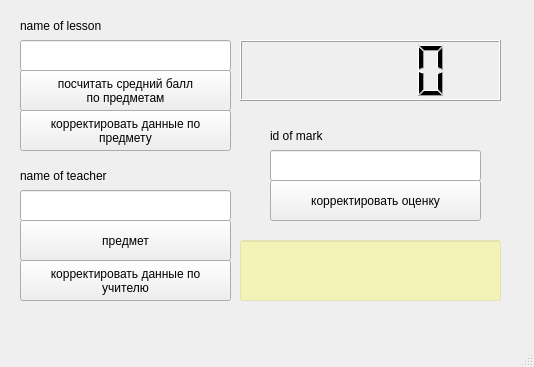
<?xml version="1.0" encoding="UTF-8"?>
<ui version="4.0">
 <class>MainWindow</class>
 <widget class="QMainWindow" name="MainWindow">
  <property name="enabled">
   <bool>true</bool>
  </property>
  <property name="geometry">
   <rect>
    <x>0</x>
    <y>0</y>
    <width>534</width>
    <height>367</height>
   </rect>
  </property>
  <property name="windowTitle">
   <string>MainWindow</string>
  </property>
  <property name="styleSheet">
   <string notr="true"/>
  </property>
  <widget class="QWidget" name="centralwidget">
   <widget class="QLineEdit" name="name_teacher">
    <property name="enabled">
     <bool>true</bool>
    </property>
    <property name="geometry">
     <rect>
      <x>20</x>
      <y>190</y>
      <width>211</width>
      <height>31</height>
     </rect>
    </property>
    <property name="text">
     <string/>
    </property>
    <property name="clearButtonEnabled">
     <bool>false</bool>
    </property>
   </widget>
   <widget class="QPushButton" name="from_teacher">
    <property name="geometry">
     <rect>
      <x>20</x>
      <y>220</y>
      <width>211</width>
      <height>41</height>
     </rect>
    </property>
    <property name="text">
     <string>предмет</string>
    </property>
   </widget>
   <widget class="QPushButton" name="corr_data_teacher">
    <property name="geometry">
     <rect>
      <x>20</x>
      <y>260</y>
      <width>211</width>
      <height>41</height>
     </rect>
    </property>
    <property name="text">
     <string>корректировать данные по
учителю</string>
    </property>
   </widget>
   <widget class="QLineEdit" name="lineEdit_2">
    <property name="enabled">
     <bool>false</bool>
    </property>
    <property name="geometry">
     <rect>
      <x>240</x>
      <y>240</y>
      <width>261</width>
      <height>61</height>
     </rect>
    </property>
    <property name="font">
     <font>
      <pointsize>18</pointsize>
     </font>
    </property>
    <property name="styleSheet">
     <string notr="true">background-color: rgba(255, 255, 0, 60)</string>
    </property>
    <property name="text">
     <string/>
    </property>
   </widget>
   <widget class="QLabel" name="label_2">
    <property name="geometry">
     <rect>
      <x>20</x>
      <y>160</y>
      <width>211</width>
      <height>31</height>
     </rect>
    </property>
    <property name="text">
     <string>name of teacher</string>
    </property>
   </widget>
   <widget class="QLineEdit" name="mark">
    <property name="enabled">
     <bool>true</bool>
    </property>
    <property name="geometry">
     <rect>
      <x>270</x>
      <y>150</y>
      <width>211</width>
      <height>31</height>
     </rect>
    </property>
    <property name="text">
     <string/>
    </property>
    <property name="clearButtonEnabled">
     <bool>false</bool>
    </property>
   </widget>
   <widget class="QPushButton" name="corr_mark">
    <property name="geometry">
     <rect>
      <x>270</x>
      <y>180</y>
      <width>211</width>
      <height>41</height>
     </rect>
    </property>
    <property name="text">
     <string>корректировать оценку</string>
    </property>
   </widget>
   <widget class="QLabel" name="label_3">
    <property name="geometry">
     <rect>
      <x>270</x>
      <y>120</y>
      <width>211</width>
      <height>31</height>
     </rect>
    </property>
    <property name="text">
     <string>id of mark</string>
    </property>
   </widget>
   <widget class="QLabel" name="label">
    <property name="geometry">
     <rect>
      <x>20</x>
      <y>10</y>
      <width>211</width>
      <height>31</height>
     </rect>
    </property>
    <property name="text">
     <string>name of lesson</string>
    </property>
   </widget>
   <widget class="QLineEdit" name="name_lesson">
    <property name="enabled">
     <bool>true</bool>
    </property>
    <property name="geometry">
     <rect>
      <x>20</x>
      <y>40</y>
      <width>211</width>
      <height>31</height>
     </rect>
    </property>
    <property name="text">
     <string/>
    </property>
    <property name="clearButtonEnabled">
     <bool>false</bool>
    </property>
   </widget>
   <widget class="QPushButton" name="mean_marks_for_lesson">
    <property name="geometry">
     <rect>
      <x>20</x>
      <y>70</y>
      <width>211</width>
      <height>41</height>
     </rect>
    </property>
    <property name="text">
     <string>посчитать средний балл
по предметам</string>
    </property>
   </widget>
   <widget class="QPushButton" name="corr_data_lesson">
    <property name="geometry">
     <rect>
      <x>20</x>
      <y>110</y>
      <width>211</width>
      <height>41</height>
     </rect>
    </property>
    <property name="text">
     <string>корректировать данные по
предмету</string>
    </property>
   </widget>
   <widget class="QLCDNumber" name="lcdNumber">
    <property name="geometry">
     <rect>
      <x>240</x>
      <y>40</y>
      <width>261</width>
      <height>61</height>
     </rect>
    </property>
   </widget>
  </widget>
  <widget class="QMenuBar" name="menubar">
   <property name="geometry">
    <rect>
     <x>0</x>
     <y>0</y>
     <width>534</width>
     <height>26</height>
    </rect>
   </property>
  </widget>
  <widget class="QStatusBar" name="statusbar"/>
 </widget>
 <resources/>
 <connections/>
</ui>
